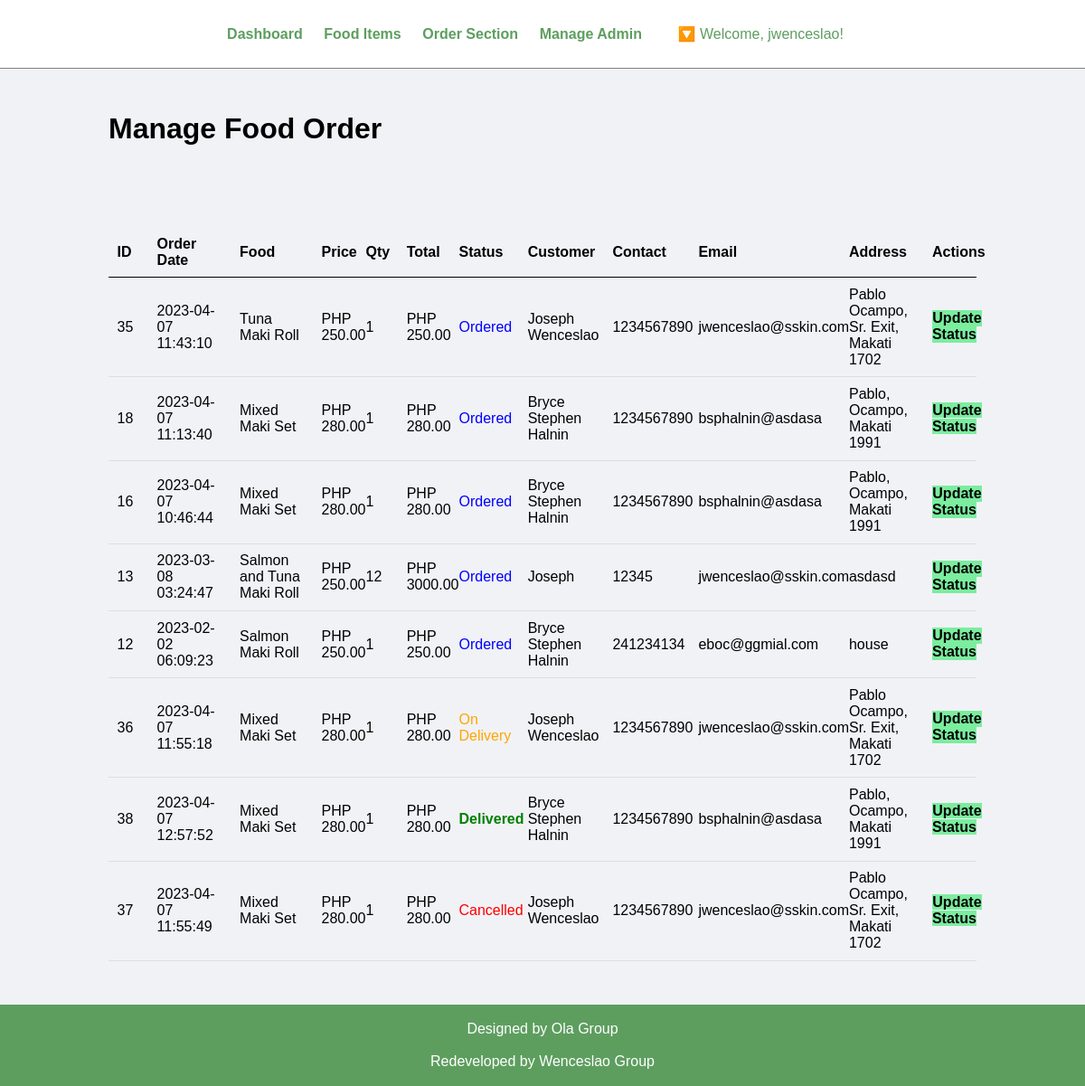
Page /admin/manage-order.php (signed in) on the earlier database version.
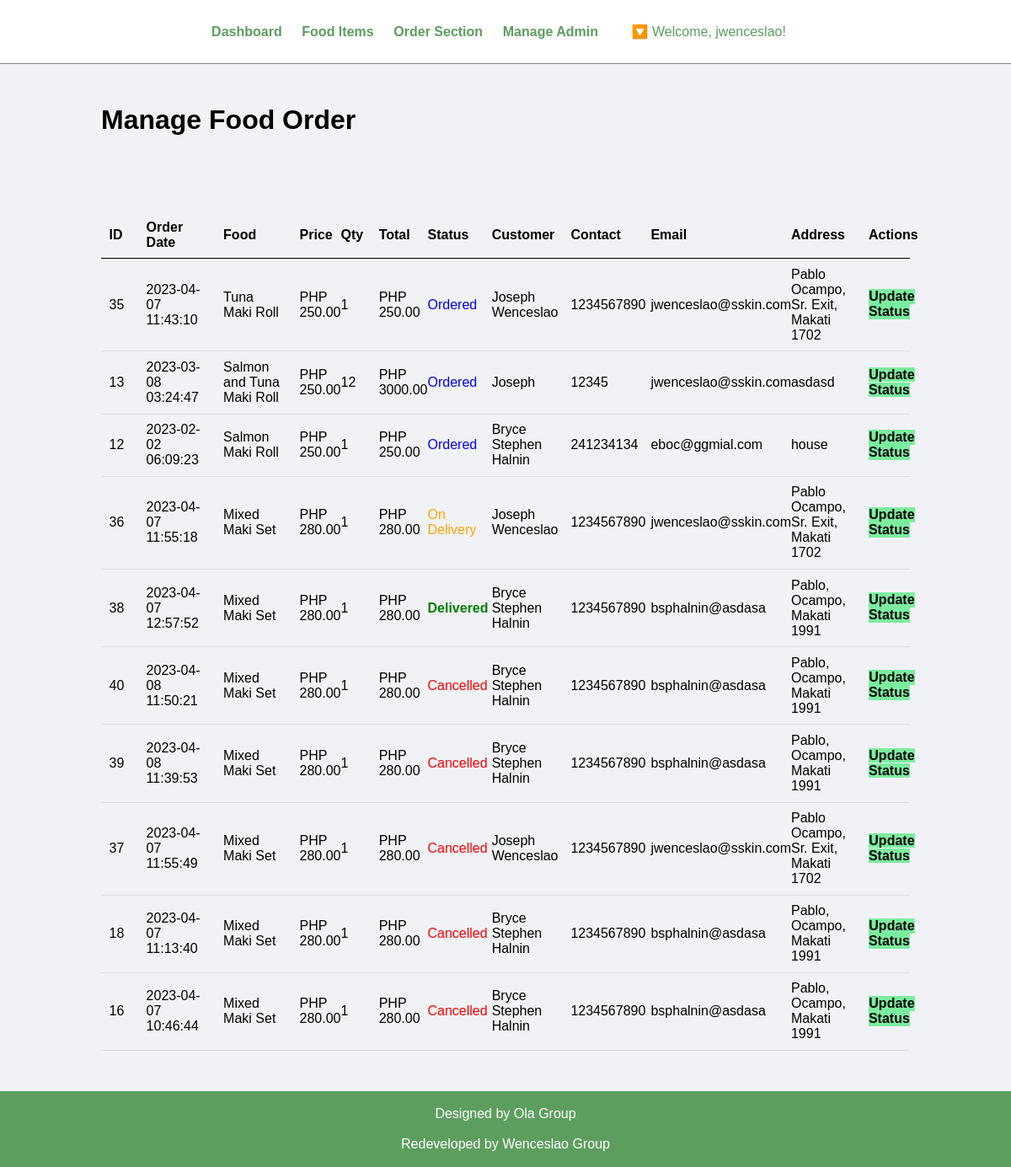
Same page on the later database version.
### tables this page shows
CREATE TABLE `tbl_order` (
  `order_id` int(10) UNSIGNED NOT NULL,
  `order_food` varchar(150) NOT NULL,
  `order_price` decimal(10,2) NOT NULL,
  `order_qty` int(11) NOT NULL,
  `order_total` decimal(10,2) NOT NULL,
  `order_date` datetime NOT NULL,
  `order_status` varchar(50) NOT NULL,
  `order_custfname` varchar(255) NOT NULL,
  `order_custlname` varchar(255) NOT NULL,
  `customer_contact` varchar(20) NOT NULL,
  `customer_email` varchar(150) NOT NULL,
  `customer_address` varchar(255) NOT NULL
);

### admin/manage-order.php (the view, shortened to what this page needs)
<?php include('partials/menu.php');
?>
<div class="main-content">
    <div class="wrapper">
        <h1>Manage Food Order</h1>
                <br /><br /><br />
                <br><br>
                <table class="tbl-full">
                    <tr>
                        <th width="5%">ID</th>
                        <th width="10%">Order Date</th>
                        <th width="10%">Food</th>
                        <th width="5%">Price</th>
                        <th width="5%">Qty</th>
                        <th width="6%">Total</th>
                        <th width="8%">Status</th>
                        <th width="10%">Customer</th>
                        <th width="10%">Contact</th>
                        <th width="15%">Email</th>
                        <th width="10%">Address</th>
                        <th>Actions</th>
                    </tr>
                    <?php
                        $sql = "SELECT * FROM tbl_order
                        ORDER BY
                          CASE order_status
                            WHEN 'Ordered' THEN 1
                            WHEN 'On Delivery' THEN 2
                            WHEN 'Delivered' THEN 3
                            WHEN 'Cancelled' THEN 4
                            ELSE 5
                          END ASC,
                          order_id DESC
                        ";
                        $res = mysqli_query($db, $sql);
                        $count = mysqli_num_rows($res);
                        if($count>0)
                        {
                            while($row=mysqli_fetch_assoc($res))
                            {
                                $id = $row['order_id'];
                                $food = $row['order_food'];
                                $price = $row['order_price'];
                                $qty = $row['order_qty'];
                                $total = $row['order_total'];
                                $order_date = $row['order_date'];
                                $status = $row['order_status'];
                                $customer_name = $row['order_custfname'] ." ". $row['order_custlname'];
                                $customer_contact = $row['customer_contact'];
                                $customer_email = $row['customer_email'];
                                $customer_address = $row['customer_address'];
                                ?>
                                    <tr>
                                        <td><?php echo $id; ?> </td>
                                        <td><?php echo $order_date; ?></td>
                                        <td><?php echo $food; ?></td>
                                        <td><?php echo 'PHP '.$price; ?></td>
                                        <td><?php echo $qty; ?></td>
                                        <td><?php echo 'PHP '.$total; ?></td>
                                        <td>
                                            <?php
                                                if($status=="Ordered")
                                                {
                                                    echo "<label style='color: blue;'>$status</label>";
                                                }
                                                elseif($status=="On Delivery")
                                                {
                                                    echo "<label style='color: orange;'>$status</label>";
                                                }
                                                elseif($status=="Delivered")
                                                {
                                                    echo "<label style='color: green;'><b>$status</b></label>";
                                                }
                                                elseif($status=="Cancelled")
                                                {
                                                    echo "<label style='color: red;'>$status</label>";
                                                }
                                            ?>
                                        </td>
                                        <td><?php echo $customer_name; ?></td>
                                        <td><?php echo $customer_contact; ?></td>
                                        <td><?php echo $customer_email; ?></td>
                                        <td><?php echo $customer_address; ?></td>
                                        <td>
                                            <a href="<?php echo SITEURL; ?>admin/update-order.php?id=<?php echo $id; ?>" class="btn-secondary">Update Status</a>
                                        </td>
                                    </tr>
                                <?php
                            }
                        }
                        else
                        {
                            echo "<tr><td colspan='12' class='error'>Orders not Available</td></tr>";
                        }
                    ?>
                </table>
    </div>
</div>
<?php include('partials/footer.php'); ?>

### admin/partials/menu.php (shortened to what this page needs)
<html>
    <head>
        <link rel="stylesheet" href="../css/admin.css">
    </head>
    <body>
        <div class="menu text-center">
            <div class="wrapper">
                <ul>
                    <li><a href="index.php">Dashboard</a></li>
                    <li><a href="manage-food.php">Food Items</a></li>
                    <li><a href="manage-order.php">Order Section</a></li>
                    <li><a href="manage-admin.php">Manage Admin</a></li>
                    <li class="dropdown">
                            <button class="dropbtn">🔽 Welcome, <?php echo $_SESSION['username']; ?>!</button>
                    </li>
                </ul>
            </div>
        </div>

### admin/partials/footer.php
<section class="footer">
        <div class="container text-center">
            <br>
            <p style="Color: White">Designed by Ola Group</p><br>
            <p style="Color: White">Redeveloped by Wenceslao Group</p><br>
        </div>
    </section>
    </body>
</html>

### css/admin.css (style rules this page uses)
* { margin: 0; padding: 0; font-family: Arial, Helvetica, sans-serif; }
.wrapper { padding: 1%; width: 80%; margin: 0 auto; }
.text-center { text-align: center; }
.tbl-full { width: 100%; }
table { border-collapse: collapse; width: 100%; }
th, td { padding: 8px; text-align: left; border-bottom: 1px solid #ddd; }
table tr th { border-bottom: 1px solid black; padding: 1%; text-align: left; }
table tr td { padding: 1%; }
.btn-secondary { background-color: #7bed9f; padding: 1%; color: black; text-decoration: none; font-weight: bold; }
.menu { border-bottom: 1px solid grey; }
.menu ul { list-style-type: none; }
.menu ul li { display: inline; padding: 1%; }
.menu ul li a { text-decoration: none; font-weight: bold; color: #5d9e5f; }
.main-content { background-color: #f1f2f6; padding: 3% 0; }
.footer { background-color: #5d9e5f; color: #5d9e5f; }

### admin/partials/menu.php (style rules this page uses)
.dropbtn { background-color: #fff; color: #5d9e5f; padding: 16px; font-size: 16px; border: none; cursor: pointer; }
.dropdown { position: relative; }

Differences in the rows shown:
added tbl_order: order_id "40", order_date "2023-04-08 11:50:21", order_food "Mixed Maki Set", order_price "280.00", order_qty "1", order_total "280.00", order_status "Cancelled", customer_name "Bryce Stephen Halnin", customer_contact "1234567890", customer_email "bsphalnin@asdasa", customer_address "Pablo, Ocampo, Makati 1991"
added tbl_order: order_id "39", order_date "2023-04-08 11:39:53", order_food "Mixed Maki Set", order_price "280.00", order_qty "1", order_total "280.00", order_status "Cancelled", customer_name "Bryce Stephen Halnin", customer_contact "1234567890", customer_email "bsphalnin@asdasa", customer_address "Pablo, Ocampo, Makati 1991"
changed tbl_order id 18: order_status "Ordered" → "Cancelled"; moves down the list
changed tbl_order id 16: order_status "Ordered" → "Cancelled"; moves down the list
